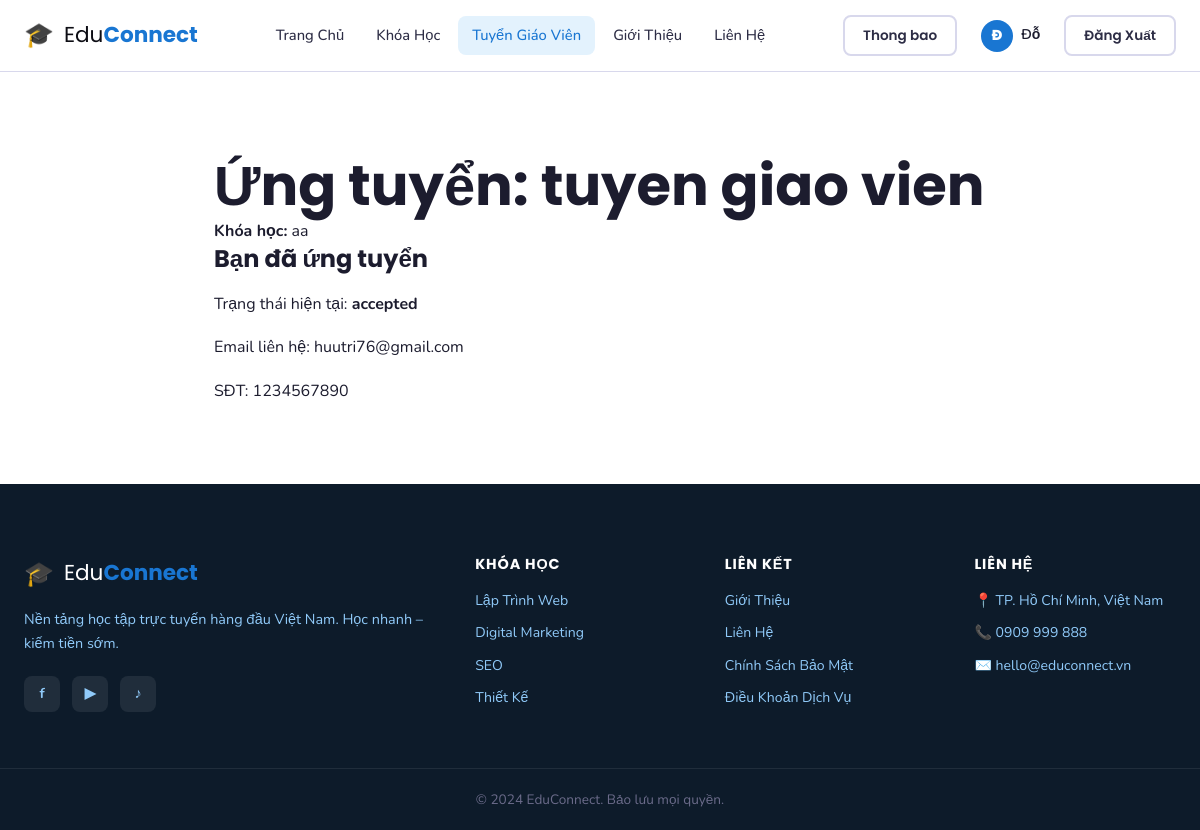
Page /teacher-jobs/6/apply (signed in) on the committed database.
### tables this page shows
CREATE TABLE users (
    id INTEGER PRIMARY KEY AUTOINCREMENT,
    name TEXT NOT NULL,
    email TEXT UNIQUE NOT NULL,
    password TEXT NOT NULL,
    avatar TEXT DEFAULT NULL,
    is_admin INTEGER DEFAULT 0,
    wallet_balance REAL DEFAULT 0,
    created_at DATETIME DEFAULT CURRENT_TIMESTAMP
, bank_name TEXT DEFAULT "", bank_account TEXT DEFAULT "", bank_holder TEXT DEFAULT "");

CREATE TABLE teacher_job_posts (
        id INTEGER PRIMARY KEY AUTOINCREMENT,
        course_id INTEGER NOT NULL,
        title TEXT NOT NULL,
        description TEXT NOT NULL,
        requirements TEXT DEFAULT '',
        status TEXT DEFAULT 'open' CHECK(status IN ('open','closed')),
        deadline DATETIME DEFAULT NULL,
        created_by INTEGER NOT NULL,
        created_at DATETIME DEFAULT CURRENT_TIMESTAMP,
        FOREIGN KEY(course_id) REFERENCES courses(id),
        FOREIGN KEY(created_by) REFERENCES users(id)
    );

CREATE TABLE courses (
    id INTEGER PRIMARY KEY AUTOINCREMENT,
    title TEXT NOT NULL,
    slug TEXT UNIQUE NOT NULL,
    description TEXT,
    price REAL DEFAULT 0,
    original_price REAL DEFAULT 0,
    image TEXT DEFAULT NULL,
    instructor_id INTEGER,
    category_id INTEGER,
    level TEXT DEFAULT 'beginner',
    duration TEXT DEFAULT '0 giờ',
    total_lessons INTEGER DEFAULT 0,
    total_students INTEGER DEFAULT 0,
    rating REAL DEFAULT 0,
    is_featured INTEGER DEFAULT 0,
    created_at DATETIME DEFAULT CURRENT_TIMESTAMP,
    FOREIGN KEY (instructor_id) REFERENCES users(id),
    FOREIGN KEY (category_id) REFERENCES categories(id)
);

CREATE TABLE teacher_applications (
        id INTEGER PRIMARY KEY AUTOINCREMENT,
        job_post_id INTEGER NOT NULL,
        applicant_id INTEGER NOT NULL,
        bio TEXT NOT NULL,
        experience_summary TEXT DEFAULT '',
        contact_email TEXT NOT NULL,
        contact_phone TEXT DEFAULT '',
        status TEXT DEFAULT 'pending' CHECK(status IN ('pending','shortlisted','rejected','accepted')),
        review_note TEXT DEFAULT '',
        reviewed_by INTEGER DEFAULT NULL,
        reviewed_at DATETIME DEFAULT NULL,
        created_at DATETIME DEFAULT CURRENT_TIMESTAMP,
        UNIQUE(job_post_id, applicant_id),
        FOREIGN KEY(job_post_id) REFERENCES teacher_job_posts(id),
        FOREIGN KEY(applicant_id) REFERENCES users(id),
        FOREIGN KEY(reviewed_by) REFERENCES users(id)
    );

### app.py (the view, shortened to what this page needs)
@app.route('/teacher-jobs/<int:job_id>/apply', methods=['GET', 'POST'])
@login_required
def apply_teacher_job(job_id):
    conn = get_db()
    ensure_teacher_recruitment_tables(conn)
    job = conn.execute(
        'SELECT j.*, c.title as course_title, c.id as course_id, c.instructor_id '
        'FROM teacher_job_posts j JOIN courses c ON c.id=j.course_id WHERE j.id=?',
        (job_id,)
    ).fetchone()
    if not job:
        conn.close()
        flash('Tin tuyển không tồn tại.', 'error')
        return redirect(url_for('teacher_jobs_board'))
    my_application = conn.execute(
        'SELECT * FROM teacher_applications WHERE job_post_id=? AND applicant_id=?',
        (job_id, session['user_id'])
    ).fetchone()
    conn.close()
    return render_template('teacher-job-apply.html', job=job, my_application=my_application)

### app.py (called while the page is built)
def get_db():
    conn = sqlite3.connect(DB)
    conn.row_factory = sqlite3.Row
    return conn

def login_required(f):
    @wraps(f)
    def decorated(*args, **kwargs):
        if 'user_id' not in session:
            flash('Vui lòng đăng nhập để tiếp tục.', 'warning')
            return redirect(url_for('trang_chu'))
        return f(*args, **kwargs)
    return decorated

def get_current_user():
    if 'user_id' in session:
        conn = get_db()
        user = conn.execute('SELECT * FROM users WHERE id=?', (session['user_id'],)).fetchone()
        conn.close()
        return user
    return None

@app.context_processor
def inject_user():
    return {'current_user': get_current_user()}

@app.context_processor
def admin_helpers():
    def get_contact_count():
        try:
            conn = get_db()
            n = conn.execute('SELECT COUNT(*) FROM contacts').fetchone()[0]
            conn.close()
            return n
        except:
            return 0
    return {'get_contact_count': get_contact_count}

### templates/teacher-job-apply.html (shortened to what this page needs)
{% extends "layout.html" %}
{% block content %}
<section class="section">
  <div class="container" style="max-width:820px;">
    <h1>Ứng tuyển: {{ job.title }}</h1>
    <p><strong>Khóa học:</strong> {{ job.course_title }}</p>
    {% if my_application %}
    <div class="form-card">
      <h3>Bạn đã ứng tuyển</h3>
      <p>Trạng thái hiện tại: <strong>{{ my_application.status }}</strong></p>
      <p>Email liên hệ: {{ my_application.contact_email }}</p>
      <p>SĐT: {{ my_application.contact_phone }}</p>
    </div>
    {% endif %}
  </div>
</section>
{% endblock %}

### templates/layout.html (shortened to what this page needs)
<!DOCTYPE html>
<html lang="vi">
<head>
    <link rel="stylesheet" href="{{ url_for('static', filename='css/base.css') }}">
    <link rel="stylesheet" href="{{ url_for('static', filename='css/responsive.css') }}">
</head>
<body>
<header class="site-header" id="site-header">
    <div class="container header-inner">
        <a href="{{ url_for('trang_chu') }}" class="logo">
            <span class="logo-icon">🎓</span>
            <span class="logo-text">Edu<strong>Connect</strong></span>
        </a>
        <nav class="main-nav" id="main-nav">
            <a href="{{ url_for('trang_chu') }}" class="nav-link {% if request.endpoint == 'trang_chu' %}active{% endif %}">Trang Chủ</a>
            <a href="{{ url_for('tat_ca_khoa_hoc') }}" class="nav-link {% if request.endpoint == 'tat_ca_khoa_hoc' %}active{% endif %}">Khóa Học</a>
            {% if current_user %}
            <a href="{{ url_for('teacher_jobs_board') }}" class="nav-link {% if request.endpoint in ['teacher_jobs_board', 'apply_teacher_job', 'my_teacher_applications', 'my_teacher_invitations', 'course_teacher_center'] %}active{% endif %}">Tuyển Giáo Viên</a>
            {% endif %}
            <a href="{{ url_for('gioi_thieu') }}" class="nav-link {% if request.endpoint == 'gioi_thieu' %}active{% endif %}">Giới Thiệu</a>
            <a href="{{ url_for('lien_he') }}" class="nav-link {% if request.endpoint == 'lien_he' %}active{% endif %}">Liên Hệ</a>
        </nav>
        <div class="header-actions">
            {% if current_user %}
                {% if not current_user.is_admin %}
                <a href="{{ url_for('my_teacher_applications') }}" class="btn-outline-sm" style="position:relative;">
                    Thong bao
                </a>
                {% endif %}
                <a href="{% if current_user.is_admin %}{{ url_for('admin_dashboard') }}{% else %}{{ url_for('tai_khoan') }}{% endif %}" class="btn-account">
                    <span class="avatar-circle">{{ current_user.name[0] }}</span>
                    <span>{{ current_user.name.split()[0] }}</span>
                </a>
                <a href="{{ url_for('logout') }}" class="btn-outline-sm">Đăng Xuất</a>
            {% else %}
                <button class="btn-outline-sm" onclick="openModal('login-modal')">Đăng Nhập</button>
                <button class="btn-primary-sm" onclick="openModal('register-modal')">Đăng Ký</button>
            {% endif %}
        </div>
    </div>
</header>
<main>{% block content %}{% endblock %}</main>
<footer class="site-footer">
    <div class="container footer-grid">
        <div class="footer-brand">
            <a href="{{ url_for('trang_chu') }}" class="logo logo-light">
                <span class="logo-icon">🎓</span>
                <span class="logo-text">Edu<strong>Connect</strong></span>
            </a>
            <p>Nền tảng học tập trực tuyến hàng đầu Việt Nam. Học nhanh – kiếm tiền sớm.</p>
            <div class="social-links">
                <a href="#" aria-label="Facebook">f</a>
                <a href="#" aria-label="YouTube">▶</a>
                <a href="#" aria-label="TikTok">♪</a>
            </div>
        </div>
        <div class="footer-col">
            <h4>Khóa Học</h4>
            <a href="{{ url_for('tat_ca_khoa_hoc') }}?category=lap-trinh-web">Lập Trình Web</a>
            <a href="{{ url_for('tat_ca_khoa_hoc') }}?category=digital-marketing">Digital Marketing</a>
            <a href="{{ url_for('tat_ca_khoa_hoc') }}?category=seo">SEO</a>
            <a href="{{ url_for('tat_ca_khoa_hoc') }}?category=thiet-ke">Thiết Kế</a>
        </div>
        <div class="footer-col">
            <h4>Liên Kết</h4>
            <a href="{{ url_for('gioi_thieu') }}">Giới Thiệu</a>
            <a href="{{ url_for('lien_he') }}">Liên Hệ</a>
            <a href="#">Chính Sách Bảo Mật</a>
            <a href="#">Điều Khoản Dịch Vụ</a>
        </div>
        <div class="footer-col">
            <h4>Liên Hệ</h4>
            <p>📍 TP. Hồ Chí Minh, Việt Nam</p>
            <p>📞 0909 999 888</p>
            <p>✉️ hello@educonnect.vn</p>
        </div>
    </div>
    <div class="footer-bottom">
        <div class="container">
            <p>© 2024 EduConnect. Bảo lưu mọi quyền.</p>
        </div>
    </div>
</footer>
</body>
</html>

### rows in the picture
users: name "Đ", name "Đỗ"
teacher_job_posts: title "tuyen giao vien"
courses: course_title "aa"
teacher_applications: status "accepted", contact_email "huutri76@gmail.com", contact_phone "1234567890"
